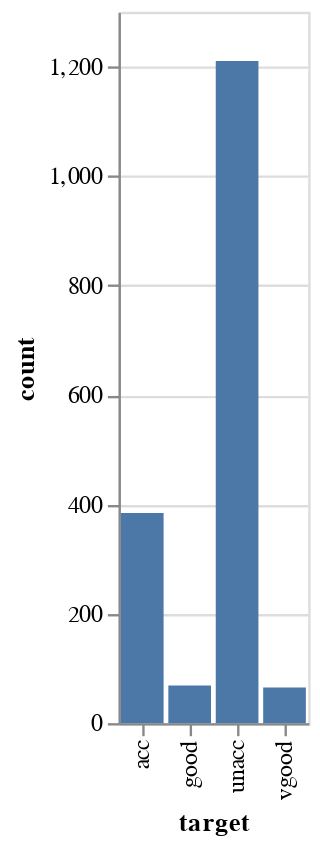

Notebook cell for this chart:
### Code cell
target_chart

### Figure 1 — Vega-Lite specification as saved in the notebook (floating-point values rounded to 4 significant figures)
{"config": {"view": {"continuousWidth": 300, "continuousHeight": 300}}, "data": {"name": "data-3c97ade3f5b43e952dfc25a2340b09c9"}, "mark": {"type": "bar"}, "encoding": {"x": {"field": "target", "type": "nominal"}, "y": {"field": "count", "type": "quantitative"}}, "$schema": "https://vega.github.io/schema/vega-lite/v5.16.3.json", "datasets": {"data-3c97ade3f5b43e952dfc25a2340b09c9": [{"target": "acc", "count": 384}, {"target": "good", "count": 69}, {"target": "unacc", "count": 1210}, {"target": "vgood", "count": 65}]}}
